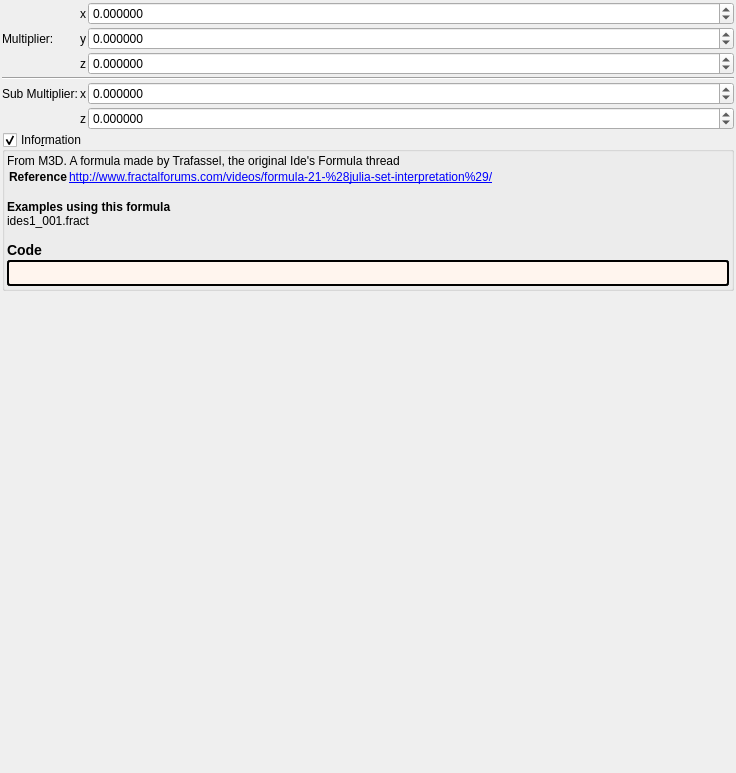
<?xml version="1.0" encoding="UTF-8"?>
<ui version="4.0">
 <class>ides</class>
 <widget class="QWidget" name="Form">
  <property name="geometry">
   <rect>
    <x>0</x>
    <y>0</y>
    <width>736</width>
    <height>773</height>
   </rect>
  </property>
  <property name="windowTitle">
   <string notr="true">ides</string>
  </property>
  <layout class="QVBoxLayout" name="verticalLayout">
   <property name="spacing">
    <number>2</number>
   </property>
   <property name="leftMargin">
    <number>2</number>
   </property>
   <property name="topMargin">
    <number>2</number>
   </property>
   <property name="rightMargin">
    <number>2</number>
   </property>
   <property name="bottomMargin">
    <number>2</number>
   </property>
   <item>
    <layout class="QGridLayout" name="gridLayout_64" columnstretch="0,0,0,1">
     <property name="spacing">
      <number>2</number>
     </property>
     <item row="5" column="1">
      <widget class="QLabel" name="label_146">
       <property name="text">
        <string>Sub Multiplier:</string>
       </property>
      </widget>
     </item>
     <item row="1" column="2">
      <widget class="QLabel" name="label_257">
       <property name="text">
        <string notr="true">x</string>
       </property>
      </widget>
     </item>
     <item row="3" column="3">
      <widget class="MyDoubleSpinBox" name="spinbox3_transf_constant_multiplier_121_z">
       <property name="sizePolicy">
        <sizepolicy hsizetype="Minimum" vsizetype="Maximum">
         <horstretch>0</horstretch>
         <verstretch>0</verstretch>
        </sizepolicy>
       </property>
       <property name="prefix">
        <string/>
       </property>
       <property name="suffix">
        <string/>
       </property>
       <property name="decimals">
        <number>6</number>
       </property>
       <property name="minimum">
        <double>-99.989999999999995</double>
       </property>
       <property name="maximum">
        <double>99.989999999999995</double>
       </property>
       <property name="singleStep">
        <double>0.100000000000000</double>
       </property>
      </widget>
     </item>
     <item row="2" column="1">
      <widget class="QLabel" name="label_267">
       <property name="text">
        <string>Multiplier:</string>
       </property>
      </widget>
     </item>
     <item row="1" column="3">
      <widget class="MyDoubleSpinBox" name="spinbox3_transf_constant_multiplier_121_x">
       <property name="sizePolicy">
        <sizepolicy hsizetype="Minimum" vsizetype="Maximum">
         <horstretch>0</horstretch>
         <verstretch>0</verstretch>
        </sizepolicy>
       </property>
       <property name="prefix">
        <string/>
       </property>
       <property name="suffix">
        <string/>
       </property>
       <property name="decimals">
        <number>6</number>
       </property>
       <property name="minimum">
        <double>-99.989999999999995</double>
       </property>
       <property name="maximum">
        <double>99.989999999999995</double>
       </property>
       <property name="singleStep">
        <double>0.100000000000000</double>
       </property>
      </widget>
     </item>
     <item row="6" column="2">
      <widget class="QLabel" name="label_268">
       <property name="text">
        <string notr="true">z</string>
       </property>
      </widget>
     </item>
     <item row="2" column="2">
      <widget class="QLabel" name="label_264">
       <property name="text">
        <string notr="true">y</string>
       </property>
      </widget>
     </item>
     <item row="2" column="3">
      <widget class="MyDoubleSpinBox" name="spinbox3_transf_constant_multiplier_121_y">
       <property name="sizePolicy">
        <sizepolicy hsizetype="Minimum" vsizetype="Maximum">
         <horstretch>0</horstretch>
         <verstretch>0</verstretch>
        </sizepolicy>
       </property>
       <property name="prefix">
        <string/>
       </property>
       <property name="suffix">
        <string/>
       </property>
       <property name="decimals">
        <number>6</number>
       </property>
       <property name="minimum">
        <double>-99.989999999999995</double>
       </property>
       <property name="maximum">
        <double>99.989999999999995</double>
       </property>
       <property name="singleStep">
        <double>0.100000000000000</double>
       </property>
      </widget>
     </item>
     <item row="3" column="2">
      <widget class="QLabel" name="label_266">
       <property name="text">
        <string notr="true">z</string>
       </property>
      </widget>
     </item>
     <item row="5" column="3">
      <widget class="MyDoubleSpinBox" name="spinbox3_transf_addition_constant_0555_x">
       <property name="sizePolicy">
        <sizepolicy hsizetype="Minimum" vsizetype="Maximum">
         <horstretch>0</horstretch>
         <verstretch>0</verstretch>
        </sizepolicy>
       </property>
       <property name="prefix">
        <string/>
       </property>
       <property name="suffix">
        <string/>
       </property>
       <property name="decimals">
        <number>6</number>
       </property>
       <property name="minimum">
        <double>-99.998999999999995</double>
       </property>
       <property name="maximum">
        <double>99.998999999999995</double>
       </property>
       <property name="singleStep">
        <double>0.100000000000000</double>
       </property>
      </widget>
     </item>
     <item row="6" column="3">
      <widget class="MyDoubleSpinBox" name="spinbox3_transf_addition_constant_0555_z">
       <property name="sizePolicy">
        <sizepolicy hsizetype="Minimum" vsizetype="Maximum">
         <horstretch>0</horstretch>
         <verstretch>0</verstretch>
        </sizepolicy>
       </property>
       <property name="prefix">
        <string/>
       </property>
       <property name="suffix">
        <string/>
       </property>
       <property name="decimals">
        <number>6</number>
       </property>
       <property name="minimum">
        <double>-99.998999999999995</double>
       </property>
       <property name="maximum">
        <double>99.998999999999995</double>
       </property>
       <property name="singleStep">
        <double>0.100000000000000</double>
       </property>
      </widget>
     </item>
     <item row="5" column="2">
      <widget class="QLabel" name="label_258">
       <property name="text">
        <string notr="true">x</string>
       </property>
      </widget>
     </item>
     <item row="4" column="1" colspan="3">
      <widget class="Line" name="line_56">
       <property name="orientation">
        <enum>Qt::Horizontal</enum>
       </property>
      </widget>
     </item>
    </layout>
   </item>
   <item>
    <widget class="MyGroupBox" name="groupCheck_info">
     <property name="title">
      <string>Info&amp;rmation</string>
     </property>
     <property name="flat">
      <bool>false</bool>
     </property>
     <property name="checkable">
      <bool>true</bool>
     </property>
     <layout class="QVBoxLayout" name="verticalLayout_2">
      <property name="spacing">
       <number>2</number>
      </property>
      <property name="leftMargin">
       <number>2</number>
      </property>
      <property name="topMargin">
       <number>2</number>
      </property>
      <property name="rightMargin">
       <number>2</number>
      </property>
      <property name="bottomMargin">
       <number>2</number>
      </property>
      <item>
       <widget class="QLabel" name="label_information_general">
        <property name="text">
         <string notr="true">&lt;p&gt;From M3D. A formula made by Trafassel, the original Ide's Formula thread&lt;/p&gt;&lt;table&gt;
&lt;tr&gt;&lt;th&gt;Reference&lt;/th&gt;&lt;td&gt;&lt;a href=&quot;http://www.fractalforums.com/videos/formula-21-%28julia-set-interpretation%29/&quot;&gt;http://www.fractalforums.com/videos/formula-21-%28julia-set-interpretation%29/&lt;br&gt;
&lt;/td&gt;&lt;/tr&gt;
&lt;/table&gt;
&lt;br&gt;&lt;b&gt;Examples using this formula&lt;/b&gt;&lt;br&gt;ides1_001.fract&lt;h3&gt;Code&lt;/h3&gt;</string>
        </property>
        <property name="wordWrap">
         <bool>true</bool>
        </property>
        <property name="openExternalLinks">
         <bool>true</bool>
        </property>
        <property name="textInteractionFlags">
         <set>Qt::LinksAccessibleByMouse|Qt::TextSelectableByMouse</set>
        </property>
       </widget>
      </item>
      <item>
       <widget class="QLabel" name="label_code_content">
        <property name="styleSheet">
         <string notr="true">border-style: outset; border-width: 2px; border-radius: 3px; border-color: black; background-color: #fff5ee; padding: 4px;</string>
        </property>
        <property name="text">
         <string notr="true"></string>
        </property>
        <property name="wordWrap">
         <bool>true</bool>
        </property>
        <property name="openExternalLinks">
         <bool>true</bool>
        </property>
        <property name="textInteractionFlags">
         <set>Qt::LinksAccessibleByMouse|Qt::TextSelectableByMouse</set>
        </property>
       </widget>
      </item>
     </layout>
    </widget>
   </item>
   <item>
    <spacer name="verticalSpacer">
     <property name="orientation">
      <enum>Qt::Vertical</enum>
     </property>
     <property name="sizeHint" stdset="0">
      <size>
       <width>20</width>
       <height>40</height>
      </size>
     </property>
    </spacer>
   </item>
  </layout>
 </widget>
 <customwidgets>
  <customwidget>
   <class>MyDoubleSpinBox</class>
   <extends>QDoubleSpinBox</extends>
   <header>my_double_spin_box.h</header>
  </customwidget>
  <customwidget>
   <class>MyGroupBox</class>
   <extends>QGroupBox</extends>
   <header>my_group_box.h</header>
   <container>1</container>
  </customwidget>
 </customwidgets>
 <tabstops>
  <tabstop>spinbox3_transf_constant_multiplier_121_x</tabstop>
  <tabstop>spinbox3_transf_constant_multiplier_121_y</tabstop>
  <tabstop>spinbox3_transf_constant_multiplier_121_z</tabstop>
  <tabstop>spinbox3_transf_addition_constant_0555_x</tabstop>
  <tabstop>spinbox3_transf_addition_constant_0555_z</tabstop>
  <tabstop>groupCheck_info</tabstop>
 </tabstops>
 <resources/>
 <connections/>
</ui>
